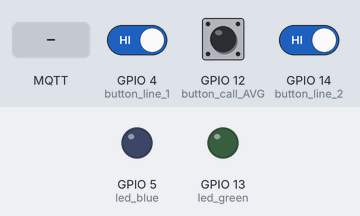
The sketch below on a simulated ESP8266 (NodeMCU). On the bench: output pins drawn as LEDs (lit = HIGH). The test bench sets the inputs (shaded band); at power-on: GPIO 12 (button_call_AVG) HIGH, GPIO 4 (button_line_1) HIGH, GPIO 14 (button_line_2) HIGH. WiFi joins after 1.5 s; servers stay silent unless stated; no MQTT or app messages arrive unless stated; what the sketch prints to the serial monitor is not drawn.

Above: at 2.7 s.
2.8 s: MQTT message "ON" arrives on the first subscribed topic
At 3.4 s:
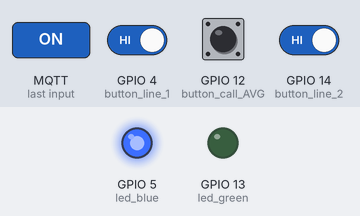
4.3 s: GPIO 12 (button_call_AVG) pulled LOW for 0.15 s
At 4.9 s:
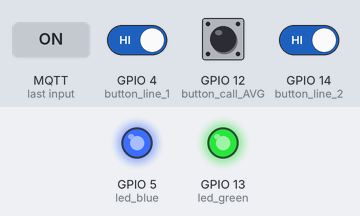
5.9 s: MQTT message "OFF" arrives on the first subscribed topic
At 7.0 s:
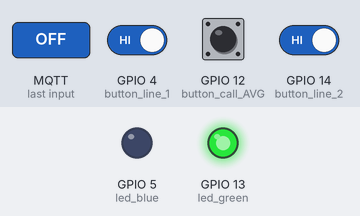
7.4 s: MQTT message "done_3" arrives on the first subscribed topic
At 8.3 s:
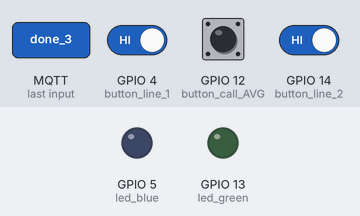
8.9 s: GPIO 12 (button_call_AVG) pulled LOW for 1 s
At 10.9 s:
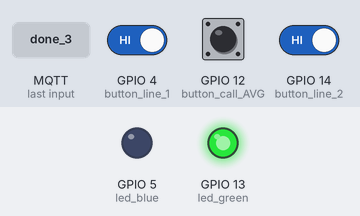
Timing chart, 0 to 12.4 s (numbered marks = the images above; inputs shaded):
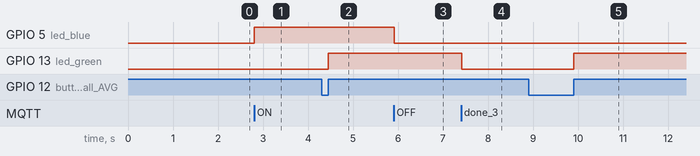

Measured:
- after the input at 2.8 s, GPIO 5 (led_blue): LOW → HIGH at once
- after the input at 4.3 s, GPIO 13 (led_green): LOW → HIGH after 0.15 s
- after the input at 5.9 s, GPIO 5 (led_blue): HIGH → LOW at once
- after the input at 7.4 s, GPIO 13 (led_green): HIGH → LOW at once
- after the input at 8.9 s, GPIO 13 (led_green): LOW → HIGH after 1.0 s

The sketch:

client3.ino
```cpp
#define led_blue 5
#define led_green 13
#define button_line_1 4
#define button_line_2 14
#define button_call_AVG 12
#include <PubSubClient.h>
#include <ESP8266WiFi.h>

WiFiClient client;
PubSubClient mqtt_client(client);

const char *ssid = "HP Ultrasonic";
const char *password= "wwwwwwww";
const char *server_mqtt="192.168.0.132";
const int port_mqtt=1883;
const char *mqtt_id="client 3";
const char *topic_subscribe="ESP8266_AVG";
const char *topic_publish="ESP8266_AVG";
char rx_data[50]="";

String message_send="";
String p= "";
int client3_line1=0;
int client3_line2=0;
int client1=0;

void call_AVG()
{
  if (digitalRead(button_call_AVG)==0)
  {
    while (digitalRead(button_call_AVG)==0)
    {
      delay(10);
    }
    digitalWrite(led_green,1);
    if (mqtt_client.connected())
    {
      mqtt_client.publish(topic_publish,"3");
    }
  }
}
void line_1()
{
  if (digitalRead(button_line_1)==0)
  {
    while (digitalRead(button_line_1)==0)
    {
      delay(10);
      if (digitalRead(button_line_2)==0)
      {
        while (digitalRead(button_line_2)==0)
        {
          delay(10);
        }
        if (mqtt_client.connected())
        {
          client3_line2++;
          // String payload = "";
          // payload += client2;
          String payload = "{\"client3_line2\":";
          payload += client3_line2;
          payload += "}\0";
          mqtt_client.publish(topic_publish, payload.c_str());
        }
      }
    }
    if (mqtt_client.connected())
    {
      client3_line1++;
      // String payload = "";
      // payload += client2;
      String payload = "{\"client3_line1\":";
      payload += client3_line1;
      payload += "}\0";
      mqtt_client.publish(topic_publish, payload.c_str());
    }
  }
}
void line_2()
{
  if (digitalRead(button_line_2)==0)
  {
    while (digitalRead(button_line_2)==0)
    {
      delay(10);
      if (digitalRead(button_line_1)==0)
      {
        while (digitalRead(button_line_1)==0)
        {
          delay(10);
        }
        if (mqtt_client.connected())
        {
          client3_line1++;
          // String payload = "";
          // payload += client2;
          String payload = "{\"client3_line1\":";
          payload += client3_line1;
          payload += "}\0";
          mqtt_client.publish(topic_publish, payload.c_str());
        }
      }
    }
    if (mqtt_client.connected())
    {
      client3_line2++;
      // String payload = "";
      // payload += client2;
      String payload = "{\"client3_line2\":";
      payload += client3_line2;
      payload += "}\0";
      mqtt_client.publish(topic_publish, payload.c_str());
    }
  }
}
 // read data
void callback(char *topic,byte *payload, unsigned int length)
{
  Serial.print("receive from: ");
  Serial.println(topic);
  Serial.print("messeage: ");
  for (size_t i = 0; i < length; i++)
  {
     rx_data[i]=((char)payload[i]);
  }
  p=String(rx_data);
  Serial.println(p);
  Serial.print("-------------------------------");
  Serial.println();
  memset(rx_data,0,sizeof(rx_data));
  // khi AGV on, các client đều sẵn sàng
  if (p=="ON")
  {
    digitalWrite(led_blue,HIGH);
  }
  if (p=="OFF")
  {
    digitalWrite(led_blue,LOW);
  }
  if (p=="done_3")
  {
    digitalWrite(led_green,0);
  }
}
void setup()
{
  Serial.begin(9600);
  pinMode(led_blue,OUTPUT);
  pinMode(led_green,OUTPUT);
  pinMode(button_line_1,INPUT_PULLUP);
  pinMode(button_line_2,INPUT_PULLUP);
  pinMode(button_call_AVG,INPUT_PULLUP);
  Serial.println("connecting to wifi");

  WiFi.begin(ssid,password);
  // ket noi wifi
  while (WiFi.status()!=WL_CONNECTED)
  {
    delay(100);
    Serial.print(".");
  }
  Serial.println("connected to wifi");

  Serial.println("connecting to MQTT");
  mqtt_client.setServer(server_mqtt, port_mqtt);
  mqtt_client.setCallback(callback);
  // ket noi mqtt
  while (!mqtt_client.connect(mqtt_id))
  {
    delay(100);
    Serial.print(".");
  }
  Serial.println("connected to MQTT");
  mqtt_client.publish(topic_publish," client 3  hello Server");
  mqtt_client.subscribe(topic_subscribe);

}
void loop()
{
  mqtt_client.loop();
  line_1();
  line_2();
  call_AVG();
  //Serial.println(p);
}
```
